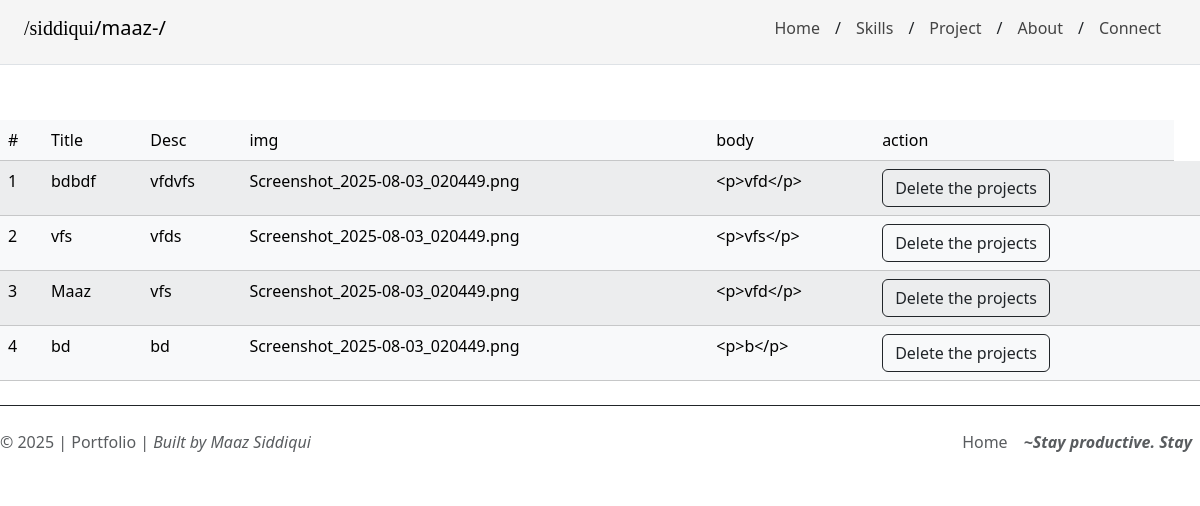
Page /maaz-project-edits/ on the committed database.
### app.py (models this page shows)
class PROJECT_POSTS(db.Model):
    __tablename__ = 'PROJECTS'
    id = db.Column(db.Integer, primary_key=True)
    title = db.Column(db.String, unique=True)
    s_description = db.Column(db.String, nullable=False)
    img = db.Column(db.String, nullable=False)
    body = db.Column(db.String, nullable=False)

### app.py (the view)
@app.route("/maaz-project-edits/")
def maaz_project_edit():
    post = PROJECT_POSTS.query.all()
    return render_template("delete.html", post=post)

### templates/delete.html
{% extends 'base.html' %} {% block title %}Maaz | Project{% endblock %}
{% block body %}
<br><br><br><br><br>
<table class="table table-light table-striped">
    <thead>
        <tr>
            <td>#</td>
            <td>Title</td>
            <td>Desc</td>
            <td>img</td>
            <td>body</td>
            <td>action</td>
        </tr>
    </thead>
    <tbody>
        {% for i in post %}
        <tr>
            <td>{{i.id}}</td>
            <td>{{i.title}}</td>
            <td>{{i.s_description}}</td>
            <td>{{i.img}}</td>
            <td>{{i.body}}</td>
            <td><a href="/delete-maaz-project/{{i.id}}" class="btn btn-outline-dark">Delete  the projects</a></td>
            <td></td>
        </tr>
        {% endfor %}
    </tbody>
</table>
{% endblock %}

### rows in the picture
PROJECT_POSTS: id "1", title "bdbdf", s_description "vfdvfs", img "Screenshot_2025-08-03_020449.png", body "<p>vfd</p>"
PROJECT_POSTS: id "2", title "vfs", s_description "vfds", img "Screenshot_2025-08-03_020449.png", body "<p>vfs</p>"
PROJECT_POSTS: id "3", title "Maaz", s_description "vfs", img "Screenshot_2025-08-03_020449.png", body "<p>vfd</p>"
PROJECT_POSTS: id "4", title "bd", s_description "bd", img "Screenshot_2025-08-03_020449.png", body "<p>b</p>"
